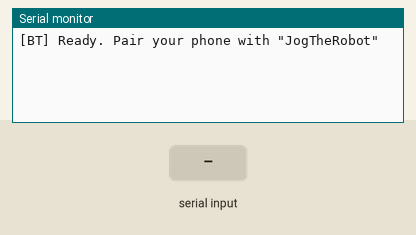
Recording of a sketch running on a simulated ESP32-S2. Parts: the last lines printed to the serial monitor. The test bench sets the inputs (shaded band). Nothing arrives over Bluetooth unless stated.

Above: at 1.4 s.
1.5 s: "90:45\n" received over the second serial link
At 2.7 s:
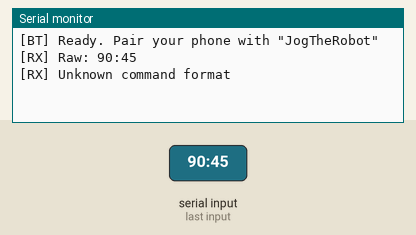
3.0 s: "0\n" received over the second serial link
At 3.8 s:
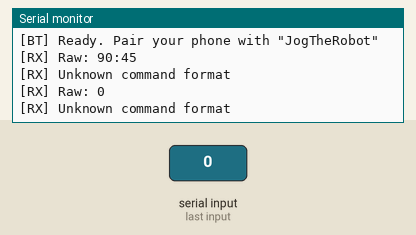
4.5 s: "L90\n" received over the second serial link
At 5.0 s:
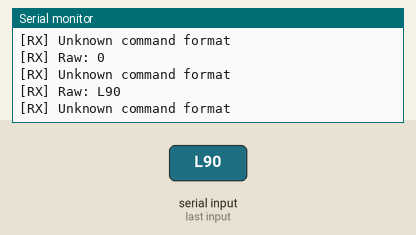
6.0 s: "L:45\n" received over the second serial link
At 7.3 s:
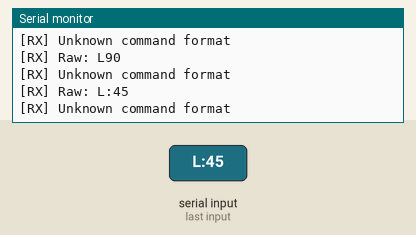

Measured:
- after the input at 1.5 s, the serial monitor: prints a new line at once (image 1)
- after the input at 3.0 s, the serial monitor: prints a new line at once (image 2)
- after the input at 4.5 s, the serial monitor: prints a new line at once (image 3)
- after the input at 6.0 s, the serial monitor: prints a new line at once (image 4)

The sketch:

JogReceiver.ino
```cpp
/*
 * JogReceiver - ESP32 side of the "Jog The Robot" Android app.
 *
 * Receives commands over Classic Bluetooth (SPP) and prints them to the
 * USB Serial Monitor (115200 baud).
 *
 * Command format sent by the app:  <AXIS>:<DIR>\n
 *   e.g.  A1:L   -> Axis 1, move Left
 *         A3:R   -> Axis 3, move Right
 *
 * Board: classic ESP32 (ESP32-WROOM / ESP32 DevKit). ESP32-S2/S3/C3/C6 have
 * NO Classic Bluetooth and cannot run BluetoothSerial.
 *
 * Pairing: open the phone's Bluetooth settings, pair with "JogTheRobot",
 * then pick it in the app under "Show saved devices".
 */

#include "BluetoothSerial.h"

#if !defined(CONFIG_BT_ENABLED) || !defined(CONFIG_BLUEDROID_ENABLED)
#error Bluetooth is not enabled. Use a classic ESP32 board.
#endif

#if !defined(CONFIG_BT_SPP_ENABLED)
#error Serial Bluetooth (SPP) is not available on this chip.
#endif

BluetoothSerial SerialBT;

const char *BT_NAME = "JogTheRobot";   // name shown on the phone

String rxBuffer;                        // collects characters until '\n'

// Called by the Bluetooth stack when the phone connects / disconnects
void btCallback(esp_spp_cb_event_t event, esp_spp_cb_param_t *param) {
  if (event == ESP_SPP_SRV_OPEN_EVT) {
    Serial.println("[BT] Phone connected");
  } else if (event == ESP_SPP_CLOSE_EVT) {
    Serial.println("[BT] Phone disconnected");
    rxBuffer = "";
  }
}

void handleCommand(String cmd) {
  cmd.trim();                           // removes \r, spaces
  if (cmd.length() == 0) return;

  Serial.print("[RX] Raw: ");
  Serial.println(cmd);

  // Expected: A<n>:<L|R>
  int sep = cmd.indexOf(':');
  if (cmd.charAt(0) != 'A' || sep < 2 || sep == (int)cmd.length() - 1) {
    Serial.println("[RX] Unknown command format");
    return;
  }

  int axis = cmd.substring(1, sep).toInt();   // 1..5
  char dir = cmd.charAt(sep + 1);             // 'L' or 'R'

  if (axis < 1 || axis > 5 || (dir != 'L' && dir != 'R')) {
    Serial.println("[RX] Invalid axis or direction");
    return;
  }

  Serial.print("[JOG] Axis ");
  Serial.print(axis);
  Serial.print(" -> ");
  Serial.println(dir == 'L' ? "LEFT" : "RIGHT");

  // TODO: drive the motor for this axis here.

  // Optional reply to the app (arrives in controller.incoming)
  SerialBT.print("OK ");
  SerialBT.println(cmd);
}

void setup() {
  Serial.begin(115200);
  delay(200);

  SerialBT.register_callback(btCallback);
  if (!SerialBT.begin(BT_NAME)) {       // start as Bluetooth slave
    Serial.println("[BT] Failed to start Bluetooth!");
    while (true) delay(1000);
  }

  Serial.print("[BT] Ready. Pair your phone with \"");
  Serial.print(BT_NAME);
  Serial.println("\"");
}

void loop() {
  while (SerialBT.available()) {
    char c = (char)SerialBT.read();
    if (c == '\n') {
      handleCommand(rxBuffer);
      rxBuffer = "";
    } else {
      rxBuffer += c;
      if (rxBuffer.length() > 64) {     // protect against garbage without '\n'
        Serial.println("[RX] Buffer overflow, clearing");
        rxBuffer = "";
      }
    }
  }
}
```
